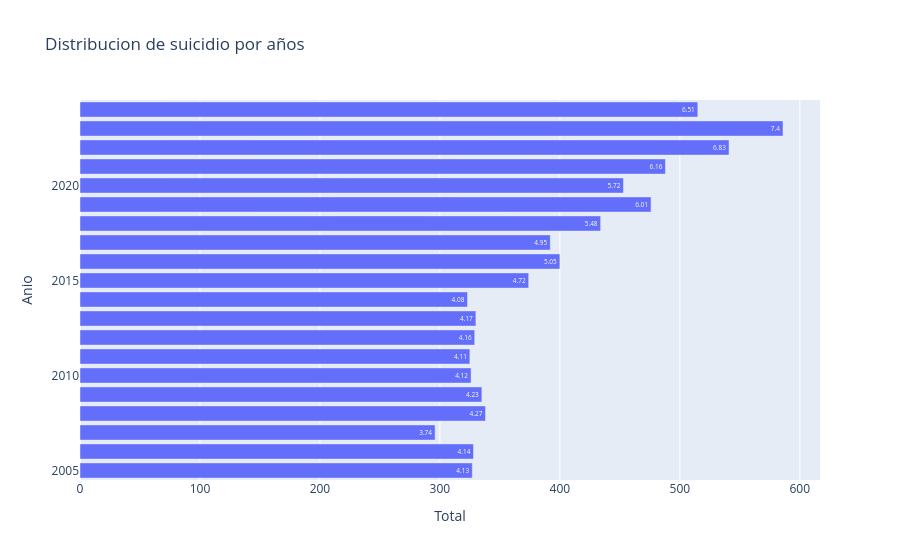

The notebook cell saved with this chart:
### Code cell
fig = px.bar(df_total_casos, 
             x='Total', 
             y='Anio',
             orientation='h',
             text='Porcentaje',
             title='Distribucion de suicidio por años'
             )

fig.show()

### Figure 1 — Plotly figure (JSON) as saved in the notebook; plotly's stock layout.template omitted (floating-point values rounded to 4 significant figures)
{"data": [{"hovertemplate": "Total=%{x}<br>Anio=%{y}<br>Porcentaje=%{text}<extra></extra>", "legendgroup": "", "marker": {"color": "#636efa", "pattern": {"shape": ""}}, "name": "", "orientation": "h", "showlegend": false, "text": [4.13, 4.14, 3.74, 4.27, 4.23, 4.12, 4.11, 4.16, 4.17, 4.08, 4.72, 5.05, 4.95, 5.48, 6.01, 5.72, 6.16, 6.83, 7.4, 6.51], "textposition": "auto", "type": "bar", "x": [327, 328, 296, 338, 335, 326, 325, 329, 330, 323, 374, 400, 392, 434, 476, 453, 488, 541, 586, 515], "xaxis": "x", "y": [2005, 2006, 2007, 2008, 2009, 2010, 2011, 2012, 2013, 2014, 2015, 2016, 2017, 2018, 2019, 2020, 2021, 2022, 2023, 2024], "yaxis": "y"}], "layout": {"barmode": "relative", "legend": {"tracegroupgap": 0}, "title": {"text": "Distribucion de suicidio por años"}, "xaxis": {"anchor": "y", "domain": [0, 1], "title": {"text": "Total"}}, "yaxis": {"anchor": "x", "domain": [0, 1], "title": {"text": "Anio"}}}}
